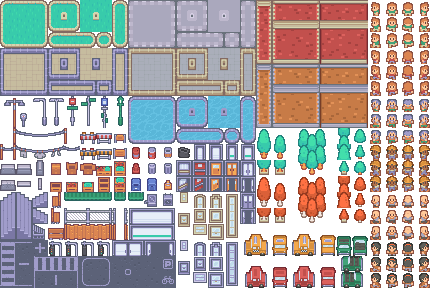
#> input picture Assets/kenney_rpgUrbanKit/Tilemap/tilemap_packed.png, 432 x 288 px, found by its file name
$ python make_extra_tiles.py
#> lines starting #> are read from the running program, lines starting #| are printed output that depends on the picture
"""Builds art/vanquest_extra.png: recoloured copies of Kenney RPG Urban tiles (CC0).

Kenney ships only red/orange brick and green awnings; these recolours give the
tower, luxury estate and shops their own identity. Run from the project root:
    python3 tools/make_extra_tiles.py
The index order below is relied on by tools/build_city.py (EXTRA dict).
"""
import colorsys
from PIL import Image

SRC = "Assets/kenney_rpgUrbanKit/Tilemap/tilemap_packed.png"
OUT = "art/vanquest_extra.png"
COLS = 16

WALL = [20, 21, 22, 74, 75, 76, 101, 102, 103, 47, 48, 49]   # plain brick 9-slice + band
WALL_P = [17, 18, 19, 71, 72, 73, 98, 99, 100, 44, 45, 46]  # pillared brick 9-slice + band
AWNING = [328, 329, 330, 331, 332]


def recolour(tile, fn):
    px = tile.load()
    for y in range(16):
        for x in range(16):
            r, g, b, a = px[x, y]
            if a == 0:
                continue
            h, s, v = colorsys.rgb_to_hsv(r / 255, g / 255, b / 255)
            h, s, v = fn(h, s, v)
            r, g, b = colorsys.hsv_to_rgb(h % 1, min(1, s), min(1, v))
            px[x, y] = (round(r * 255), round(g * 255), round(b * 255), a)
    return tile


slate = lambda h, s, v: (0.60, s * 0.40, v * 0.62)
cream = lambda h, s, v: (0.11, s * 0.28, v * 1.18 + 0.08)
hue = lambda target: (lambda h, s, v: (target, s, v))

# (name, source tiles, transform) — order defines tile ids in the sheet
GROUPS = [
    ("slate", WALL, slate),
    ("cream", WALL_P, cream),
    ("awning_red", AWNING, hue(0.99)),
    ("awning_blue", AWNING, hue(0.60)),
    ("awning_purple", AWNING, hue(0.78)),
    ("awning_gold", AWNING, lambda h, s, v: (0.12, s * 0.9, v * 1.1)),
    ("slate_p", WALL_P, slate),
]

if __name__ == "__main__":
    src = Image.open(SRC).convert("RGBA")
#> src is the input picture: PIL image 432x288 RGBA; mean R, G, B, A 109, 102.8, 101.5, 187.9
    tiles = []
    for _, ids, fn in GROUPS:
        for i in ids:
            c, r = i % 27, i // 27
            tiles.append(recolour(src.crop((c * 16, r * 16, c * 16 + 16, r * 16 + 16)), fn))
#> after the loop, tiles = 56 items
    rows = -(-len(tiles) // COLS)
#> rows = 4
    sheet = Image.new("RGBA", (COLS * 16, rows * 16), (0, 0, 0, 0))
#> sheet: PIL image 256x64 RGBA; every value is 0
    for k, t in enumerate(tiles):
        sheet.paste(t, ((k % COLS) * 16, (k // COLS) * 16))
#> this loop made 56 passes
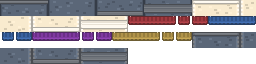
#> sheet: PIL image 256x64 RGBA; mean R, G, B, A 97.5, 93.5, 97.9, 185.6; transparent parts drawn white
    sheet.save(OUT)
    print(f"{OUT}: {len(tiles)} tiles, {COLS}x{rows}")
#| art/vanquest_extra.png: 56 tiles, 16x4


# ---------------------------------------------------------------------------
# art/vanquest_interior.png — original pixel art for home interiors (CC0, ours):
# walls, five floor styles, exit mat, window, and the home computer / laptop.
# Index order is relied on by src/scenes/HomeScene.js (INTERIOR dict).
# ---------------------------------------------------------------------------
from PIL import ImageDraw  # noqa: E402

INTERIOR_OUT = "art/vanquest_interior.png"


def _tile(fn):
    t = Image.new("RGBA", (16, 16), (0, 0, 0, 0))
    fn(ImageDraw.Draw(t))
    return t


def _wall_top(d):
    d.rectangle((0, 0, 15, 15), fill=(58, 52, 64)); d.line((0, 15, 15, 15), fill=(40, 36, 46))


def _wall_face(d):
    d.rectangle((0, 0, 15, 15), fill=(222, 206, 176))
    d.line((0, 0, 15, 0), fill=(190, 172, 142))
    for x in (3, 11):
        d.point((x, 6), fill=(212, 196, 166)); d.point((x + 2, 11), fill=(212, 196, 166))


def _wall_base(d):
    _wall_face(d); d.rectangle((0, 12, 15, 15), fill=(150, 112, 78)); d.line((0, 12, 15, 12), fill=(122, 88, 60))


def _floor(base, line, kind):
    def f(d):
        d.rectangle((0, 0, 15, 15), fill=base)
        if kind == "planks":
            for y in (3, 7, 11, 15): d.line((0, y, 15, y), fill=line)
            d.line((6, 0, 6, 3), fill=line); d.line((12, 4, 12, 7), fill=line); d.line((3, 8, 3, 11), fill=line); d.line((9, 12, 9, 15), fill=line)
        elif kind == "parquet":
            for i in range(0, 16, 4):   # basket weave: vertical strips on top, horizontal below
                d.line((i, 0, i, 7), fill=line)
                d.line((0, 8 + i // 2, 15, 8 + i // 2), fill=line)
            d.line((0, 15, 15, 15), fill=line)
        elif kind == "tiles":
            d.line((0, 15, 15, 15), fill=line); d.line((15, 0, 15, 15), fill=line); d.point((5, 9), fill=line); d.point((10, 4), fill=line)
        elif kind == "marble":
            d.line((0, 15, 15, 15), fill=line); d.line((15, 0, 15, 15), fill=line)
            d.line((2, 3, 7, 6), fill=(214, 214, 222)); d.line((8, 10, 13, 12), fill=(214, 214, 222))
        elif kind == "carpet":
            for y in range(1, 16, 4):
                for x in range((y // 4) % 2 * 2, 16, 4): d.point((x, y), fill=line)
    return f


def _mat(d):
    d.rectangle((1, 3, 14, 13), fill=(120, 72, 52)); d.rectangle((2, 4, 13, 12), outline=(160, 104, 70))


def _window(d):
    _wall_face(d); d.rectangle((3, 2, 12, 10), fill=(250, 250, 250)); d.rectangle((4, 3, 11, 9), fill=(150, 200, 230))
    d.line((8, 3, 8, 9), fill=(250, 250, 250)); d.line((4, 6, 11, 6), fill=(250, 250, 250))


def _monitor(d):  # desktop monitor + keyboard, sits on a desk tile
    d.rectangle((3, 0, 12, 7), fill=(40, 42, 52)); d.rectangle((4, 1, 11, 6), fill=(80, 170, 230))
    d.line((5, 2, 8, 2), fill=(200, 235, 255)); d.rectangle((7, 8, 8, 9), fill=(40, 42, 52))
    d.rectangle((3, 11, 12, 13), fill=(70, 72, 84)); d.line((4, 12, 11, 12), fill=(150, 150, 165))


def _laptop(d):
    d.rectangle((3, 2, 12, 8), fill=(60, 62, 74)); d.rectangle((4, 3, 11, 7), fill=(90, 190, 140))
    d.polygon([(2, 9), (13, 9), (14, 12), (1, 12)], fill=(150, 152, 165)); d.line((3, 10, 12, 10), fill=(110, 112, 125))


INTERIOR_TILES = [
    _wall_top, _wall_face, _wall_base,
    _floor((176, 160, 196), (156, 140, 178), "carpet"),     # 3 carpet (apartment)
    _floor((196, 196, 184), (170, 170, 158), "tiles"),      # 4 lino (starter)
    _floor((170, 118, 72), (142, 96, 58), "planks"),        # 5 wood (family)
    _floor((184, 132, 84), (150, 104, 64), "parquet"),      # 6 parquet (large)
    _floor((236, 236, 240), (206, 206, 214), "marble"),     # 7 marble (luxury)
    _mat, _window, _monitor, _laptop,
]

if __name__ == "__main__":
    sheet = Image.new("RGBA", (COLS * 16, 16), (0, 0, 0, 0))
#> sheet: PIL image 256x16 RGBA; every value is 0
    for k, fn in enumerate(INTERIOR_TILES):
        sheet.paste(_tile(fn), (k * 16, 0))
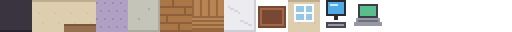
#> sheet: PIL image 256x16 RGBA (shown 2 times larger); mean R, G, B, A 111.3, 101.4, 93.5, 167.7; transparent parts drawn white
    sheet.save(INTERIOR_OUT)
    print(f"{INTERIOR_OUT}: {len(INTERIOR_TILES)} tiles")
